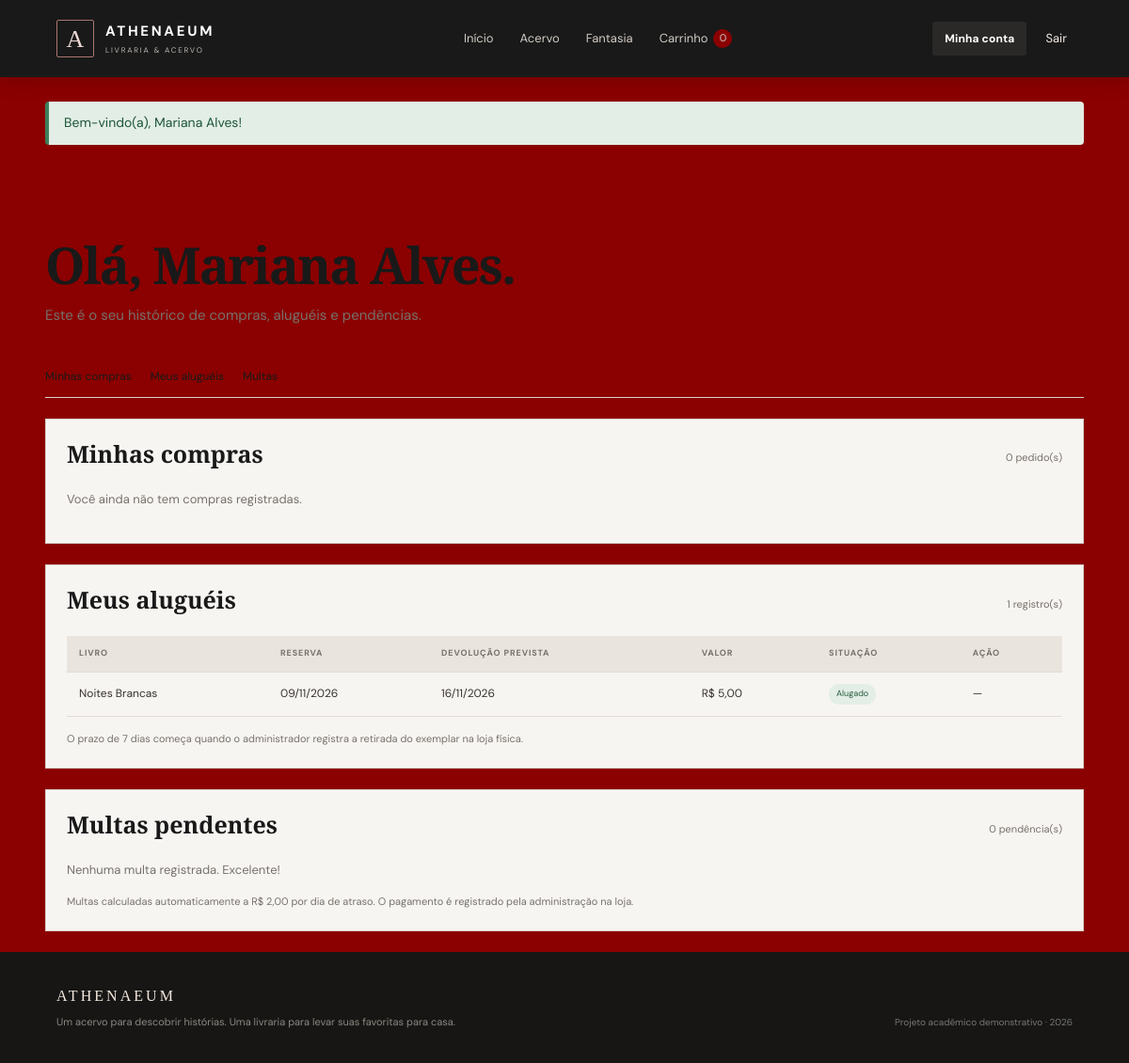
The page /index.php?pagina=conta (signed in) on the database its author committed.
### tables this page shows
CREATE TABLE alugueis (
 id INT AUTO_INCREMENT PRIMARY KEY,
 usuario_id INT NOT NULL,
 livro_id INT NULL,
 titulo_snapshot VARCHAR(180) NOT NULL,
 status ENUM('reservado','ativo','devolvido','cancelado') NOT NULL DEFAULT 'reservado',
 valor_aluguel DECIMAL(10,2) NOT NULL,
 data_reserva DATETIME NOT NULL DEFAULT CURRENT_TIMESTAMP,
 data_retirada DATETIME NULL,
 data_prevista_devolucao DATE NULL,
 data_devolucao DATETIME NULL,
 observacoes VARCHAR(500) NULL,
 CONSTRAINT fk_alugueis_usuario FOREIGN KEY (usuario_id) REFERENCES usuarios(id) ON UPDATE CASCADE ON DELETE RESTRICT,
 CONSTRAINT fk_alugueis_livro FOREIGN KEY (livro_id) REFERENCES livros(id) ON UPDATE CASCADE ON DELETE SET NULL,
 KEY idx_alugueis_usuario (usuario_id), KEY idx_alugueis_status (status), KEY idx_alugueis_vencimento (data_prevista_devolucao)
);

### index.php (called while the page is built, shortened)
<?php
require_once __DIR__.'/admin/core/bootstrap.php';
$livrosModel=new Livro();$comprasModel=new Compra();$alugueisModel=new Aluguel();$multasModel=new Multa();
try{$multasModel->atualizarPendencias();}catch(Throwable $e){error_log('Sync multas: '.$e->getMessage());}
$pagina=(string)($_GET['pagina']??'inicio');$q=trim((string)($_GET['q']??''));$categoria=trim((string)($_GET['categoria']??''));
if($pagina==='conta'){
 require_login();$uid=(int)current_user()['id'];$minhasCompras=$comprasModel->listar($uid);$meusAlugueis=$alugueisModel->listar($uid);$minhasMultas=$multasModel->listar($uid);
}
include __DIR__.'/admin/partials/header.php';
$view=__DIR__.'/admin/views/public/'.$pagina.'.php';
include $view;
include __DIR__.'/admin/partials/footer.php';

### admin/config/conexao.php (called while the page is built, shortened)
<?php
function db(): PDO {
    static $pdo = null;
    if ($pdo instanceof PDO) return $pdo;
    $host = '127.0.0.1'; $dbname = 'athenaeum_livraria'; $user = 'root'; $pass = '';
    try {
        $pdo = new PDO("mysql:host={$host};dbname={$dbname};charset=utf8mb4", $user, $pass, [
            PDO::ATTR_ERRMODE => PDO::ERRMODE_EXCEPTION,
            PDO::ATTR_DEFAULT_FETCH_MODE => PDO::FETCH_ASSOC,
            PDO::ATTR_EMULATE_PREPARES => false,
        ]);
        return $pdo;
    } catch (PDOException $e) {
        error_log('Falha PDO: '.$e->getMessage());
        http_response_code(500);
        exit('Não foi possível conectar ao banco Athenaeum. Confira se o MySQL está ativo e se banco.sql foi importado.');
    }
}

### admin/core/bootstrap.php (called while the page is built, shortened)
<?php
require_once __DIR__.'/../config/conexao.php';
require_once __DIR__.'/../dao/CompraDAO.php';
require_once __DIR__.'/../dao/AluguelDAO.php';
require_once __DIR__.'/../dao/MultaDAO.php';
require_once __DIR__.'/../models/Compra.php';
require_once __DIR__.'/../models/Aluguel.php';
require_once __DIR__.'/../models/Multa.php';
function h($v): string { return htmlspecialchars((string)$v, ENT_QUOTES, 'UTF-8'); }
function money($v): string { return 'R$ '.number_format((float)$v,2,',','.'); }
function current_user(): ?array { return $_SESSION['usuario']??null; }
function status_label(string $s): string { return ['confirmado'=>'Confirmado','separando'=>'Separando','concluido'=>'Concluído','cancelado'=>'Cancelado','reservado'=>'Aguardando retirada','ativo'=>'Alugado','devolvido'=>'Devolvido','pendente'=>'Pendente','paga'=>'Paga'][strtolower($s)]??ucfirst($s); }

### admin/models/Compra.php (called while the page is built)
<?php
class Compra { private CompraDAO $dao; public function __construct(){ $this->dao=new CompraDAO(db()); }
 public function listar(?int $uid=null):array{return $this->dao->listar($uid);} public function buscarPorId(int $id):?array{return $this->dao->buscarPorId($id);} public function cadastrar(array $d):int{return $this->dao->finalizar((int)$d['usuario_id'],$d['carrinho']??[]);} public function editar(int $id,array $d):bool{return $this->dao->editar($id,$d);} public function deletar(int $id):bool{return $this->dao->deletar($id);} }

### admin/dao/CompraDAO.php (called while the page is built, shortened)
<?php
class CompraDAO {
 public function listar(?int $usuarioId=null): array { $sql="SELECT c.*,u.nome,u.email,(SELECT COUNT(*) FROM compra_itens i WHERE i.compra_id=c.id) itens FROM compras c JOIN usuarios u ON u.id=c.usuario_id";if($usuarioId){$sql.=" WHERE c.usuario_id=? ORDER BY c.data_compra DESC";$s=$this->pdo->prepare($sql);$s->execute([$usuarioId]);return $s->fetchAll();}return $this->pdo->query($sql." ORDER BY c.data_compra DESC")->fetchAll(); }
}

### admin/models/Aluguel.php (called while the page is built)
<?php
class Aluguel { private AluguelDAO $dao; public function __construct(){ $this->dao=new AluguelDAO(db()); }
 public function listar(?int $uid=null):array{return $this->dao->listar($uid);} public function buscarPorId(int $id):?array{return $this->dao->buscarPorId($id);} public function cadastrar(array $d):int{return $this->dao->reservar((int)$d['usuario_id'],(int)$d['livro_id']);} public function editar(int $id,array $d):bool{return $this->dao->editar($id,$d);} public function deletar(int $id):bool{return $this->dao->deletar($id);} }

### admin/dao/AluguelDAO.php (called while the page is built, shortened)
<?php
class AluguelDAO {
 public function listar(?int $usuarioId=null): array { $sql="SELECT a.*,u.nome,u.email FROM alugueis a JOIN usuarios u ON u.id=a.usuario_id";if($usuarioId){$s=$this->pdo->prepare($sql." WHERE a.usuario_id=? ORDER BY a.data_reserva DESC");$s->execute([$usuarioId]);return $s->fetchAll();}return $this->pdo->query($sql." ORDER BY a.data_reserva DESC")->fetchAll(); }
}

### admin/models/Multa.php (called while the page is built)
<?php
class Multa { private MultaDAO $dao; public function __construct(){ $this->dao=new MultaDAO(db()); }
 public function atualizarPendencias():void{$this->dao->atualizarPendencias();} public function listar(?int $uid=null):array{return $this->dao->listar($uid);} public function buscarPorId(int $id):?array{return $this->dao->buscarPorId($id);} public function cadastrar(array $d):int{return $this->dao->cadastrar($d);} public function editar(int $id,array $d):bool{return $this->dao->editar($id,$d);} public function deletar(int $id):bool{return $this->dao->deletar($id);} }

### admin/dao/MultaDAO.php (called while the page is built, shortened)
<?php
class MultaDAO {
 public function atualizarPendencias(): void {
  $sql = "INSERT INTO multas(aluguel_id,usuario_id,dias_atraso,valor,status,data_calculo)
   SELECT a.id,a.usuario_id,
          GREATEST(DATEDIFF(DATE(COALESCE(a.data_devolucao,NOW())),a.data_prevista_devolucao),0),
          GREATEST(DATEDIFF(DATE(COALESCE(a.data_devolucao,NOW())),a.data_prevista_devolucao),0)*2.00,
          'pendente',NOW()
   FROM alugueis a
   WHERE a.status IN ('ativo','devolvido')
     AND a.data_prevista_devolucao IS NOT NULL
     AND DATE(COALESCE(a.data_devolucao,NOW()))>a.data_prevista_devolucao
   ON DUPLICATE KEY UPDATE
     pago_em=IF(status='paga' AND VALUES(valor)>valor,NULL,pago_em),
     status=IF(status='paga' AND VALUES(valor)>valor,'pendente',status),
     dias_atraso=VALUES(dias_atraso),valor=VALUES(valor),data_calculo=NOW()";
  $this->pdo->exec($sql);
 }
 public function listar(?int $usuarioId=null): array { $sql="SELECT m.*,u.nome,u.email,a.titulo_snapshot,a.data_prevista_devolucao FROM multas m JOIN usuarios u ON u.id=m.usuario_id JOIN alugueis a ON a.id=m.aluguel_id";if($usuarioId){$s=$this->pdo->prepare($sql." WHERE m.usuario_id=? ORDER BY m.status,m.data_calculo DESC");$s->execute([$usuarioId]);return $s->fetchAll();}return $this->pdo->query($sql." ORDER BY m.status,m.data_calculo DESC")->fetchAll(); }
}

### admin/views/public/conta.php (the view, shortened to what this page needs)
<section class="page-intro account-intro"><span class="eyebrow"></span><h1></h1><p>Este é o seu histórico de compras, aluguéis e pendências.</p></section><div class="account-tabs"><a href="#compras"></a><a href="#alugueis"></a><a href="#multas"></a></div><section class="account-section" id="compras"><div class="section-heading"><h2>Minhas compras</h2><span><?= count($minhasCompras) ?> pedido(s)</span></div><?php if(!$minhasCompras): ?><p class="muted">Você ainda não tem compras registradas.</p><?php endif; ?></section><section class="account-section" id="alugueis"><div class="section-heading"><h2>Meus aluguéis</h2><span><?= count($meusAlugueis) ?> registro(s)</span></div><?php if(!$meusAlugueis): ?><p class="muted">Você ainda não fez reservas para aluguel.</p><?php else: ?><div class="table-wrap"><table><thead><tr><th>Livro</th><th>Reserva</th><th>Devolução prevista</th><th>Valor</th><th>Situação</th><th>Ação</th></tr></thead><tbody><?php foreach($meusAlugueis as $a): ?><tr><td><?= h($a['titulo_snapshot']) ?></td><td><?= date('d/m/Y',strtotime($a['data_reserva'])) ?></td><td><?= $a['data_prevista_devolucao']?date('d/m/Y',strtotime($a['data_prevista_devolucao'])):'—' ?></td><td><?= money($a['valor_aluguel']) ?></td><td><span class="status <?= h($a['status']) ?>"><?= h(status_label($a['status'])) ?></span></td><td><?php if($a['status']==='reservado'): ?><form method="post" action="<?= h(url('admin/controllers/acao.php')) ?>" onsubmit="return confirm('Cancelar esta reserva?')"><?= csrf_field() ?><input type="hidden" name="acao" value="cancel_reservation"><input type="hidden" name="id" value="<?= (int)$a['id'] ?>"><button class="link-button">Cancelar</button></form><?php else: ?>—<?php endif; ?></td></tr><?php endforeach; ?></tbody></table></div><?php endif; ?><p class="hint">O prazo de 7 dias começa quando o administrador registra a retirada do exemplar na loja física.</p></section><section class="account-section" id="multas"><div class="section-heading"><h2>Multas pendentes</h2><span><?= count(array_filter($minhasMultas,fn($m)=>$m['status']==='pendente')) ?> pendência(s)</span></div><?php if(!$minhasMultas): ?><p class="muted">Nenhuma multa registrada. Excelente!</p><?php endif; ?><p class="hint">Multas calculadas automaticamente a R$ 2,00 por dia de atraso. O pagamento é registrado pela administração na loja.</p></section>

### public/css/estilo.css (style rules this page uses)
:root { --ink:#191919;--ink-2:#252525;--red:#8b0000;--red-2:#a10d12;--paper:#edeae6;--paper-2:#f7f5f2;--stone:#d8d2cb;--muted:#77716b;--line:#d7d1ca;--white:#fff;--green:#286346;--gold:#b99a67;--shadow:0 16px 45px rgba(28,22,18,.09) }
* { box-sizing:border-box }
html { scroll-behavior:smooth;scroll-padding-top:90px }
body { margin:0;background:#8b0000;color:var(--ink);font-family:'DM Sans',Arial,sans-serif;font-size:15px;line-height:1.55 }
a { color:inherit;text-decoration:none }
button,a { transition:background .2s,color .2s,border-color .2s,transform .2s,box-shadow .2s }
h1,h2,h3 { font-family:'Playfair Display',Georgia,serif;line-height:1.12;margin:0 0 12px }
h1 { font-size:clamp(2.3rem,5vw,4.4rem);letter-spacing:-.035em }
h2 { font-size:clamp(1.8rem,3vw,2.55rem) }
p { margin:0 0 14px }
.eyebrow { display:inline-block;color:var(--red);font-weight:700;font-size:10px;letter-spacing:.2em;text-transform:uppercase;margin-bottom:12px }
.section-heading { display:flex;justify-content:space-between;align-items:flex-end;gap:20px;margin-bottom:25px }
.section-heading h2 { margin:0 }
.page-intro { padding:53px 0 28px }
.page-intro h1 { font-size:clamp(2.4rem,4.5vw,3.8rem) }
.page-intro p { color:var(--muted);max-width:650px }
.fine-print,.hint { font-size:11px;color:#77716b;margin-top:15px }
.account-intro { padding-bottom:20px }
.account-tabs { display:flex;gap:20px;border-bottom:1px solid var(--line);margin-bottom:22px }
.account-tabs a { font-size:12px;padding:10px 0;border-bottom:2px solid transparent }
.account-section { background:var(--paper-2);border:1px solid var(--line);padding:22px;margin-bottom:22px;scroll-margin-top:110px }
.account-section .section-heading h2 { font-size:25px }
.account-section .section-heading span { font-size:11px;color:var(--muted) }
.muted { font-size:13px;color:var(--muted) }
.table-wrap { overflow-x:auto }
table { width:100%;border-collapse:collapse;font-size:12px;text-align:left;min-width:600px }
th { font-size:9px;letter-spacing:.1em;text-transform:uppercase;color:#77716b;background:#e9e4de }
th,td { padding:12px 13px;border-bottom:1px solid #e2dcd5;vertical-align:middle }
td { color:#38332f }
.status { display:inline-block;padding:4px 8px;border-radius:30px;font-size:9px;white-space:nowrap;background:#e7e3dd;color:#554e46 }
.status.ativo,.status.concluido,.status.paga { background:#e3eee6;color:#275b3d }
.account-section .hint { margin-bottom:0 }

### rows shown on the page
alugueis: titulo_snapshot "Noites Brancas", data_reserva "09/11/2026", data_prevista_devolucao "16/11/2026", valor_aluguel "R$ 5,00", status "Alugado"

### other values the page prints
$cartCount "0"
$m "Bem-vindo(a), Mariana Alves!"
count($minhasCompras) "0"
count($meusAlugueis) "1"
count(array_filter($minhasMultas,fn($m)=>$m['status']==='pendente')) "0"
